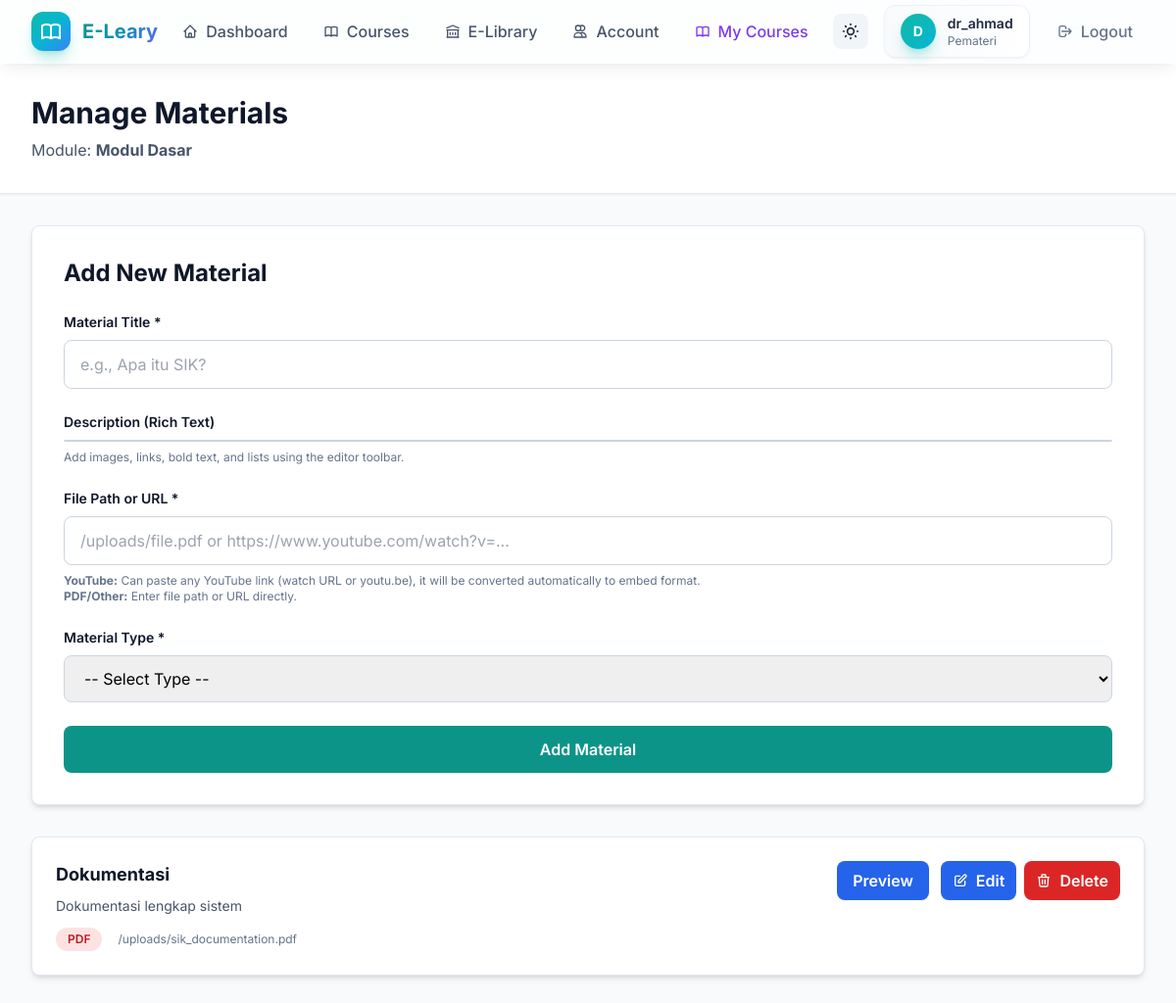
The app's page /admin/modules/2/materials (signed in) with its own data.
### models.py (models this page shows, shortened)
class User(UserMixin, db.Model):
    id = db.Column(db.Integer, primary_key=True)
    username = db.Column(db.String(120), unique=True, nullable=False, index=True)
    email = db.Column(db.String(120), unique=True, nullable=False, index=True)
    password_hash = db.Column(db.String(255), nullable=False)
    role = db.Column(db.String(20), default='user', nullable=False)  # 'admin', 'pemateri', or 'user'
    pending_role = db.Column(db.String(20), nullable=True)  # Requested role pending admin approval
    division = db.Column(db.String(100), nullable=True)  # e.g., Medical, IT, Admin, Mahasiswa/Koas
    profile_image = db.Column(db.String(255), nullable=True)  # Relative path under /uploads
    bio = db.Column(db.Text, nullable=True)
    created_at = db.Column(db.DateTime, default=datetime.utcnow)
    uploaded_books = db.relationship('LibraryBook', backref='uploader', lazy='dynamic', foreign_keys='LibraryBook.uploader_id')
    attendance_logs = db.relationship('AttendanceLog', backref='user', lazy='dynamic')
    enrollments = db.relationship('CourseEnrollment', backref='user', lazy='dynamic')
    instructed_courses = db.relationship('Course', backref='instructor_user', lazy='dynamic', foreign_keys='Course.instructor_id')
    def is_admin(self):
        return self.role == 'admin'
    def can_manage_courses(self):
        return self.role in ['admin', 'pemateri']

class CourseModule(db.Model):
    id = db.Column(db.Integer, primary_key=True)
    course_id = db.Column(db.Integer, db.ForeignKey('course.id'), nullable=False, index=True)
    title = db.Column(db.String(255), nullable=False)
    description = db.Column(db.Text, nullable=True)
    order_index = db.Column(db.Integer, default=0, nullable=False)
    created_at = db.Column(db.DateTime, default=datetime.utcnow)
    materials = db.relationship('CourseMaterial', backref='module', lazy='dynamic', cascade='all, delete-orphan')

class CourseMaterial(db.Model):
    id = db.Column(db.Integer, primary_key=True)
    module_id = db.Column(db.Integer, db.ForeignKey('course_module.id'), nullable=False, index=True)
    title = db.Column(db.String(255), nullable=False)
    description = db.Column(db.Text, nullable=True)
    file_path = db.Column(db.String(255), nullable=True)  # Path to uploaded file or external URL
    type = db.Column(db.String(50), default='pdf', nullable=False)  # 'pdf', 'video', 'assignment'
    created_at = db.Column(db.DateTime, default=datetime.utcnow)

### app/routes/admin.py (the view, shortened to what this page needs)
    @app.route('/admin/modules/<int:module_id>/materials', methods=['GET', 'POST'])
    @login_required
    @pemateri_required
    def manage_materials(module_id):
        module = CourseModule.query.get_or_404(module_id)
        course = module.course
        if not current_user.is_admin() and course.instructor_id != current_user.id:
            flash('You do not have permission to manage this course.', 'danger')
            return redirect(url_for('admin_courses'))
        materials = CourseMaterial.query.filter_by(module_id=module_id).all()
        return render_template('admin_manage_materials.html', module=module, materials=materials)

### templates/admin_manage_materials.html (shortened to what this page needs)
{% extends 'base.html' %}
{% block head %}
<link href="https://cdn.jsdelivr.net/npm/quill@1.3.7/dist/quill.snow.css" rel="stylesheet">
{% endblock %}
{% block content %}
<div class="min-h-screen bg-slate-50">
    <div class="bg-white border-b border-slate-200 shadow-sm">
        <div class="max-w-7xl mx-auto px-4 py-8 sm:px-6 lg:px-8">
            <h1 class="text-3xl font-bold text-slate-900">Manage Materials</h1>
            <p class="mt-2 text-slate-600">Module: <strong>{{ module.title }}</strong></p>
        </div>
    </div>
    <div class="max-w-7xl mx-auto px-4 py-8 sm:px-6 lg:px-8">
        <div class="bg-white rounded-lg shadow-md p-8 mb-8 border border-slate-200">
            <h2 class="text-2xl font-bold text-slate-900 mb-6">Add New Material</h2>
            <form method="POST" class="space-y-6">
                <div>
                    <label for="title" class="block text-sm font-semibold text-slate-900 mb-2">Material Title *</label>
                    <input type="text" id="title" name="title" required
                           class="w-full px-4 py-3 border border-slate-300 rounded-lg focus:outline-none focus:border-teal-600 focus:ring-2 focus:ring-teal-100"
                           placeholder="e.g., Apa itu SIK?">
                </div>
                <div>
                    <label for="description" class="block text-sm font-semibold text-slate-900 mb-2">Description (Rich Text)</label>
                    <div id="material-description-editor" class="bg-white rounded-lg border border-slate-300"></div>
                    <p class="text-xs text-slate-500 mt-2">Add images, links, bold text, and lists using the editor toolbar.</p>
                </div>
                <div>
                    <label for="file_path" class="block text-sm font-semibold text-slate-900 mb-2">File Path or URL *</label>
                    <input type="text" id="file_path" name="file_path" required
                           class="w-full px-4 py-3 border border-slate-300 rounded-lg focus:outline-none focus:border-teal-600 focus:ring-2 focus:ring-teal-100"
                           placeholder="/uploads/file.pdf or https://www.youtube.com/watch?v=...">
                    <p class="text-xs text-slate-500 mt-2">
                        <strong>YouTube:</strong> Can paste any YouTube link (watch URL or youtu.be), it will be converted automatically to embed format.
                        <br><strong>PDF/Other:</strong> Enter file path or URL directly.
                    </p>
                </div>
                <div>
                    <label for="type" class="block text-sm font-semibold text-slate-900 mb-2">Material Type *</label>
                    <select id="type" name="type" required class="w-full px-4 py-3 border border-slate-300 rounded-lg focus:outline-none focus:border-teal-600 focus:ring-2 focus:ring-teal-100">
                        <option value="">-- Select Type --</option>
                    </select>
                </div>
                <div>
                    <button type="submit" class="w-full bg-teal-600 hover:bg-teal-700 text-white font-semibold py-3 rounded-lg transition-colors">
                        Add Material
                    </button>
                </div>
            </form>
        </div>
        {% if materials %}
            <div class="space-y-4">
                {% for material in materials %}
                    <div class="bg-white rounded-lg shadow-md p-6 border border-slate-200 hover:shadow-lg transition-shadow">
                        <div class="flex items-start justify-between">
                            <div class="flex-1">
                                <h3 class="text-lg font-bold text-slate-900">{{ material.title }}</h3>
                                {% if material.description %}
                                    <p class="text-sm text-slate-600 mt-2">{{ material.description|striptags }}</p>
                                {% endif %}
                                <div class="mt-3 flex items-center gap-4">
                                    <span class="inline-block px-3 py-1 rounded-full text-xs font-semibold
                                                {% if material.type == 'pdf' %}bg-red-100 text-red-700
                                                {% elif material.type == 'video' %}bg-blue-100 text-blue-700
                                                {% else %}bg-purple-100 text-purple-700{% endif %}">
                                        {{ material.type|upper }}
                                    </span>
                                    <p class="text-xs text-slate-500">{{ material.file_path }}</p>
                                </div>
                            </div>
                            <a href="{{ material.file_path }}" target="_blank"
                               class="flex-shrink-0 bg-blue-600 hover:bg-blue-700 text-white font-semibold py-2 px-4 rounded-lg transition-colors">
                                Preview
                            </a>
                            <div class="flex items-center gap-2 ml-3">
                                <a href="{{ url_for('edit_material', material_id=material.id) }}"
                                   class="bg-blue-600 hover:bg-blue-700 text-white font-semibold py-2 px-3 rounded-lg transition-colors flex items-center gap-2">
                                    <svg class="w-4 h-4" fill="none" stroke="currentColor" viewBox="0 0 24 24">
                                        <path stroke-linecap="round" stroke-linejoin="round" stroke-width="2" d="M11 5H6a2 2 0 00-2 2v11a2 2 0 002 2h11a2 2 0 002-2v-5m-1.414-9.414a2 2 0 112.828 2.828L11.828 15H9v-2.828l8.586-8.586z"/>
                                    </svg>
                                    Edit
                                </a>
                                <form method="POST" action="{{ url_for('delete_material', material_id=material.id) }}" style="display: inline;"
                                      onsubmit="return confirm('Are you sure you want to delete this material?');">
                                    <button type="submit" class="bg-red-600 hover:bg-red-700 text-white font-semibold py-2 px-3 rounded-lg transition-colors flex items-center gap-2">
                                        <svg class="w-4 h-4" fill="none" stroke="currentColor" viewBox="0 0 24 24">
                                            <path stroke-linecap="round" stroke-linejoin="round" stroke-width="2" d="M19 7l-.867 12.142A2 2 0 0116.138 21H7.862a2 2 0 01-1.995-1.858L5 7m5 4v6m4-6v6m1-10V4a1 1 0 00-1-1h-4a1 1 0 00-1 1v3M4 7h16"/>
                                        </svg>
                                        Delete
                                    </button>
                                </form>
                            </div>
                        </div>
                    </div>
                {% endfor %}
            </div>
        {% endif %}
    </div>
</div>
{% endblock %}

### templates/base.html (shortened to what this page needs)
<!DOCTYPE html>
<html lang="en" id="html-root">
<head>
    <script src="https://cdn.tailwindcss.com"></script>
    {% block head %}{% endblock %}
</head>
<body class="bg-gradient-mesh min-h-screen dark:bg-slate-900 dark:text-slate-100">
    <nav class="glass dark:glass-dark border-b border-white/20 dark:border-slate-700 sticky top-0 z-40 shadow-lg shadow-black/5">
        <div class="max-w-7xl mx-auto px-4 sm:px-6 lg:px-8">
            <div class="flex justify-between items-center h-16">
                <div class="flex items-center gap-3">
                    <div class="w-10 h-10 bg-gradient-to-br from-teal-500 via-cyan-500 to-blue-500 rounded-xl flex items-center justify-center shadow-lg shadow-teal-500/30 animate-pulse-slow">
                    </div>
                    <span class="text-xl font-bold gradient-text">E-Leary</span>
                </div>
                {% if current_user.is_authenticated %}
                    <div class="hidden md:flex items-center gap-1">
                        <a href="{{ url_for('index') }}" class="px-4 py-2 rounded-lg text-slate-600 dark:text-slate-300 hover:text-teal-600 dark:hover:text-teal-400 hover:bg-teal-50 dark:hover:bg-slate-700 font-medium transition-all duration-200">
                            <span class="flex items-center gap-2">
                                <svg class="w-4 h-4" fill="none" stroke="currentColor" viewBox="0 0 24 24"><path stroke-linecap="round" stroke-linejoin="round" stroke-width="2" d="M3 12l2-2m0 0l7-7 7 7M5 10v10a1 1 0 001 1h3m10-11l2 2m-2-2v10a1 1 0 01-1 1h-3m-6 0a1 1 0 001-1v-4a1 1 0 011-1h2a1 1 0 011 1v4a1 1 0 001 1m-6 0h6"/></svg>
                                Dashboard
                            </span>
                        </a>
                        <a href="{{ url_for('courses') }}" class="px-4 py-2 rounded-lg text-slate-600 dark:text-slate-300 hover:text-teal-600 dark:hover:text-teal-400 hover:bg-teal-50 dark:hover:bg-slate-700 font-medium transition-all duration-200">
                            <span class="flex items-center gap-2">
                                Courses
                            </span>
                        </a>
                        <a href="{{ url_for('library') }}" class="px-4 py-2 rounded-lg text-slate-600 dark:text-slate-300 hover:text-teal-600 dark:hover:text-teal-400 hover:bg-teal-50 dark:hover:bg-slate-700 font-medium transition-all duration-200">
                            <span class="flex items-center gap-2">
                                <svg class="w-4 h-4" fill="none" stroke="currentColor" viewBox="0 0 24 24"><path stroke-linecap="round" stroke-linejoin="round" stroke-width="2" d="M8 14v3m4-3v3m4-3v3M3 21h18M3 10h18M3 7l9-4 9 4M4 10h16v11H4V10z"/></svg>
                                E-Library
                            </span>
                        </a>
                        <a href="{{ url_for('account_settings') }}" class="px-4 py-2 rounded-lg text-slate-600 dark:text-slate-300 hover:text-teal-600 dark:hover:text-teal-400 hover:bg-teal-50 dark:hover:bg-slate-700 font-medium transition-all duration-200">
                            <span class="flex items-center gap-2">
                                <svg class="w-4 h-4" fill="none" stroke="currentColor" viewBox="0 0 24 24"><path stroke-linecap="round" stroke-linejoin="round" stroke-width="2" d="M12 4.354a4 4 0 110 5.292M15 21H3v-1a6 6 0 0112 0v1zm0 0h6v-1a6 6 0 00-9-5.197M13 7a4 4 0 11-8 0 4 4 0 018 0z"/></svg>
                                Account
                            </span>
                        </a>
                        {% if current_user.can_manage_courses() %}
                            <a href="{{ url_for('admin_courses') }}" class="px-4 py-2 rounded-lg text-violet-600 dark:text-violet-400 hover:text-violet-700 dark:hover:text-violet-300 hover:bg-violet-50 dark:hover:bg-slate-700 font-medium transition-all duration-200">
                                <span class="flex items-center gap-2">
                                    My Courses
                                </span>
                            </a>
                        {% endif %}
                    </div>
                    <div class="flex items-center gap-4">
                        <button id="darkModeToggle" class="p-2 rounded-lg bg-slate-100 dark:bg-slate-700 hover:bg-slate-200 dark:hover:bg-slate-600 transition-colors" title="Toggle dark mode">
                        </button>
                        <div class="hidden sm:flex items-center gap-3 bg-gradient-to-r from-slate-50 to-white dark:from-slate-800 dark:to-slate-700 px-4 py-2 rounded-xl border border-slate-200/50 dark:border-slate-600 shadow-sm">
                            {% if current_user.profile_image %}
                                <img src="{{ url_for('uploaded_file', filename=current_user.profile_image) }}" alt="Profile" class="w-9 h-9 rounded-full object-cover border border-teal-500/30" />
                            {% else %}
                                <div class="w-9 h-9 bg-gradient-to-br from-teal-500 to-cyan-500 rounded-full flex items-center justify-center text-white font-bold text-sm shadow-lg shadow-teal-500/30">
                                    {{ current_user.username[0].upper() }}
                                </div>
                            {% endif %}
                            <div>
                                <p class="text-sm font-semibold text-slate-800 dark:text-slate-100">{{ current_user.username }}</p>
                                <p class="text-xs text-slate-500 dark:text-slate-400 capitalize">{{ current_user.role }}</p>
                            </div>
                        </div>
                        <a href="{{ url_for('logout') }}" class="flex items-center gap-2 text-slate-500 dark:text-slate-400 hover:text-red-500 dark:hover:text-red-400 font-medium transition-colors px-3 py-2 rounded-lg hover:bg-red-50 dark:hover:bg-red-900/20">
                            <svg class="w-4 h-4" fill="none" stroke="currentColor" viewBox="0 0 24 24"><path stroke-linecap="round" stroke-linejoin="round" stroke-width="2" d="M17 16l4-4m0 0l-4-4m4 4H7m6 4v1a3 3 0 01-3 3H6a3 3 0 01-3-3V7a3 3 0 013-3h4a3 3 0 013 3v1"/></svg>
                            <span class="hidden sm:inline">Logout</span>
                        </a>
                    </div>
                {% endif %}
            </div>
        </div>
    </nav>
    <main class="page-enter">
        {% block content %}{% endblock %}
    </main>
</body>
</html>

### records on screen
User: username "D", username "dr_ahmad", role "Pemateri"
CourseModule: title "Modul Dasar"
CourseMaterial: title "Dokumentasi", description "Dokumentasi lengkap sistem", type "PDF", file_path "/uploads/sik_documentation.pdf"
